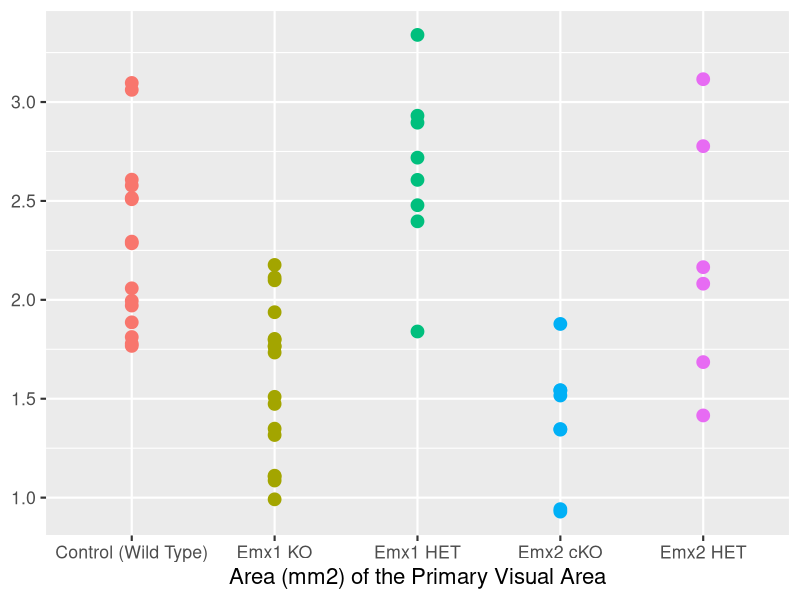
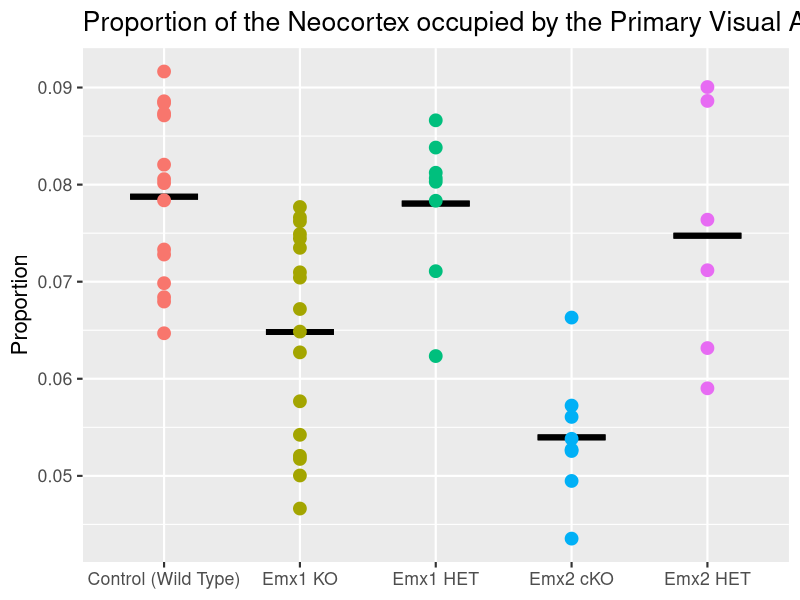
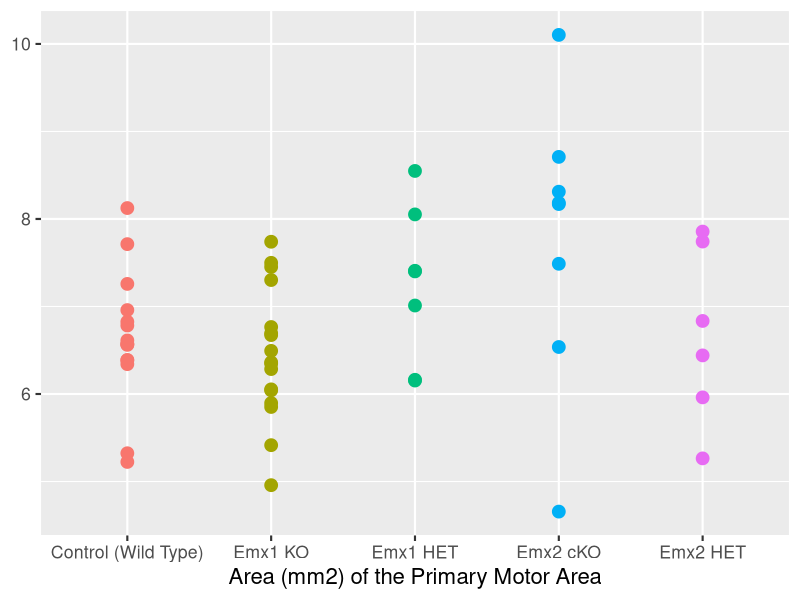
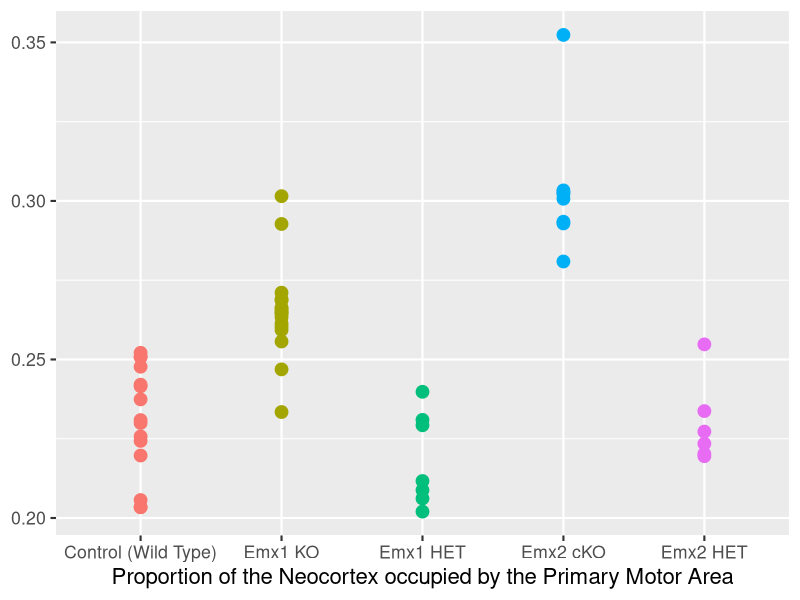
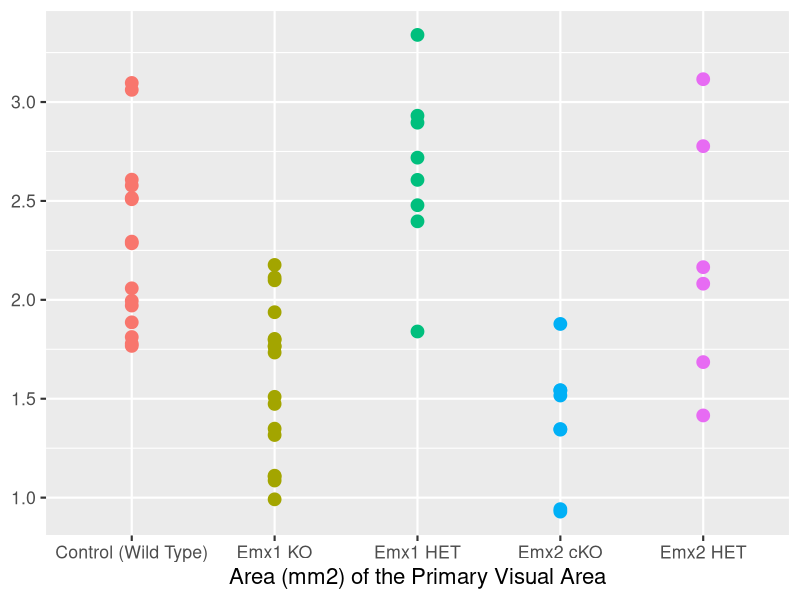
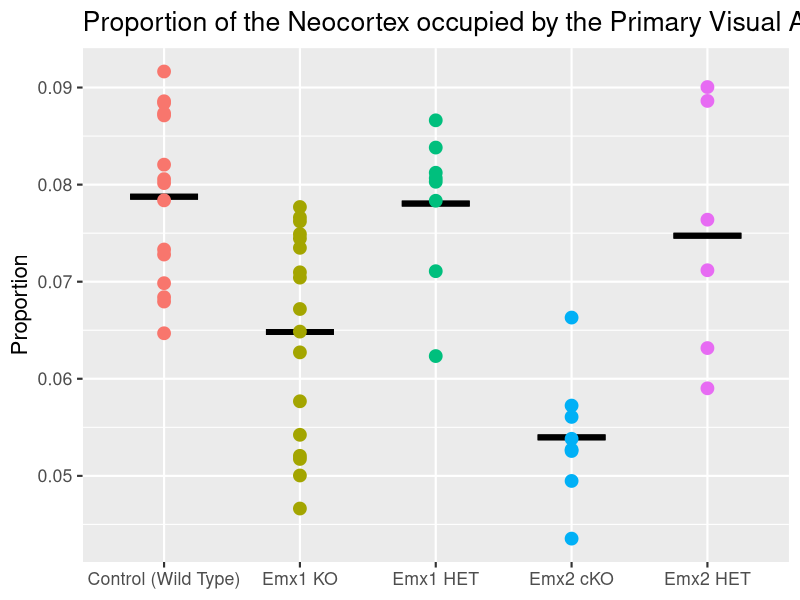
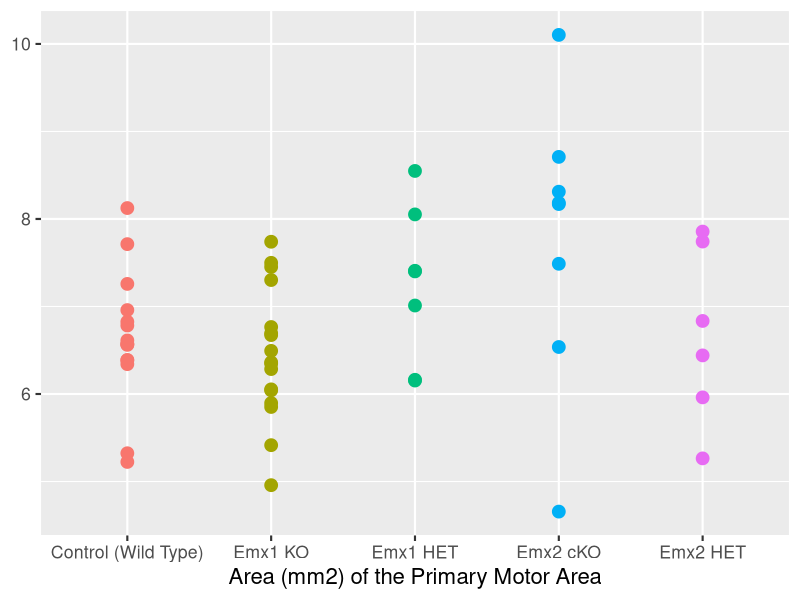
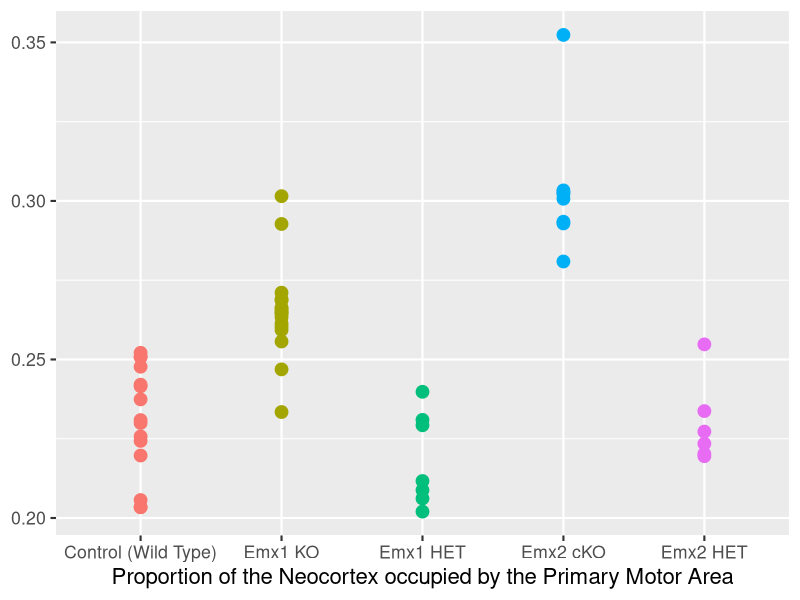

Reproduce these figures in R, in order.

# load packages -----------------------------------------------------------

# check if tidyverse is installed and if not then install it
if (!require("tidyverse")) install.packages("tidyverse")

# run every time you restart RStudio
library(readxl)     # load readxl, for reading Excel files
library(tidyverse)  # load tidyverse, for working with datasets


# read data ---------------------------------------------------------------

# read the Presentation data
d <- 
  read_excel(
    "SFN Excel.xlsx", 
    col_names = c("genotype", "visual", "cortex", "ratiovc", "posmed", "ratiopm", "area", "ratioarea", "motor", "ratiom"),
    skip = 3
  ) %>% 
  select(genotype, visual, ratiovc, motor, ratiom) %>% 
  filter(!str_detect(genotype, "3 allele")) %>% 
  mutate(genotype = as_factor(genotype)) %>% 
  print()

# take a quick look at all the variables in the dataset
glimpse(d)

distinct(d, genotype)


# summarize data ----------------------------------------------------------

d_mean <-
  d %>% 
  group_by(genotype) %>% 
  summarize(
    visual = mean(visual, na.rm = TRUE),
    ratiovc = mean(ratiovc, na.rm = TRUE),
    motor = mean(motor, na.rm = TRUE),
    ratiom = mean(ratiom, na.rm = TRUE)
  )

# Compare V1 area between the treatments --------------------------------

ggplot(d, aes(x= genotype, y=visual, color = genotype)) +
  geom_point(size = 4) +
  labs(
    x="Area (mm2) of the Primary Visual Area",
    y=NULL
  ) +
  guides(color = "none") +
  theme_gray(base_size = 16)                            # make text bigger; default was 11

ggsave("figs/Compare V1 area between the treatments.png", width = 11.5, height = 4.76, units = "in")





# Compare Visual area by Cortex ratio between the treatments -----------------

ggplot(d, aes(x= genotype, y= ratiovc, color = genotype)) +
  geom_errorbar(mapping = aes(ymin = ratiovc, ymax = ratiovc), 
                data = d_mean, color = "black", width = .5, size = 2) +
  geom_point(size = 4) +
  labs(
    title="Proportion of the Neocortex occupied by the Primary Visual Area",
   y = "Proportion",
    x=NULL
  ) +
  guides(color = "none") +
  theme_gray(base_size = 16)                            # make text bigger; default was 11

ggsave("figs/Compare Visual Area by Cortex ratio between the treatments.png", width = 11.5, height = 4.76, units = "in")




# Compare Motor Area between the treatments-------------------------------------------------------------

ggplot(d, aes(x= genotype, y= motor, color = genotype)) +
  geom_point(size = 4) +
  labs(
    x="Area (mm2) of the Primary Motor Area",
    y=NULL
  ) +
  guides(color = "none") +
  theme_gray(base_size = 16)                            # make text bigger; default was 11

ggsave("figs/Compare Motor Area between the treatments.png", width = 11.5, height = 4.76, units = "in")





# Compare Motor area by Cortex ratio between the treatments -------------------------------------------------------------

ggplot(d, aes(x= genotype, y= ratiom, color = genotype)) +
  geom_point(size = 4) +
  labs(
    x="Proportion of the Neocortex occupied by the Primary Motor Area",
    y=NULL
  ) +
  guides(color = "none") +
  theme_gray(base_size = 16)                            # make text bigger; default was 11

ggsave("figs/Compare Motor Area by Cortex ratio between the treatmentss.png", width = 11.5, height = 4.76, units = "in")
